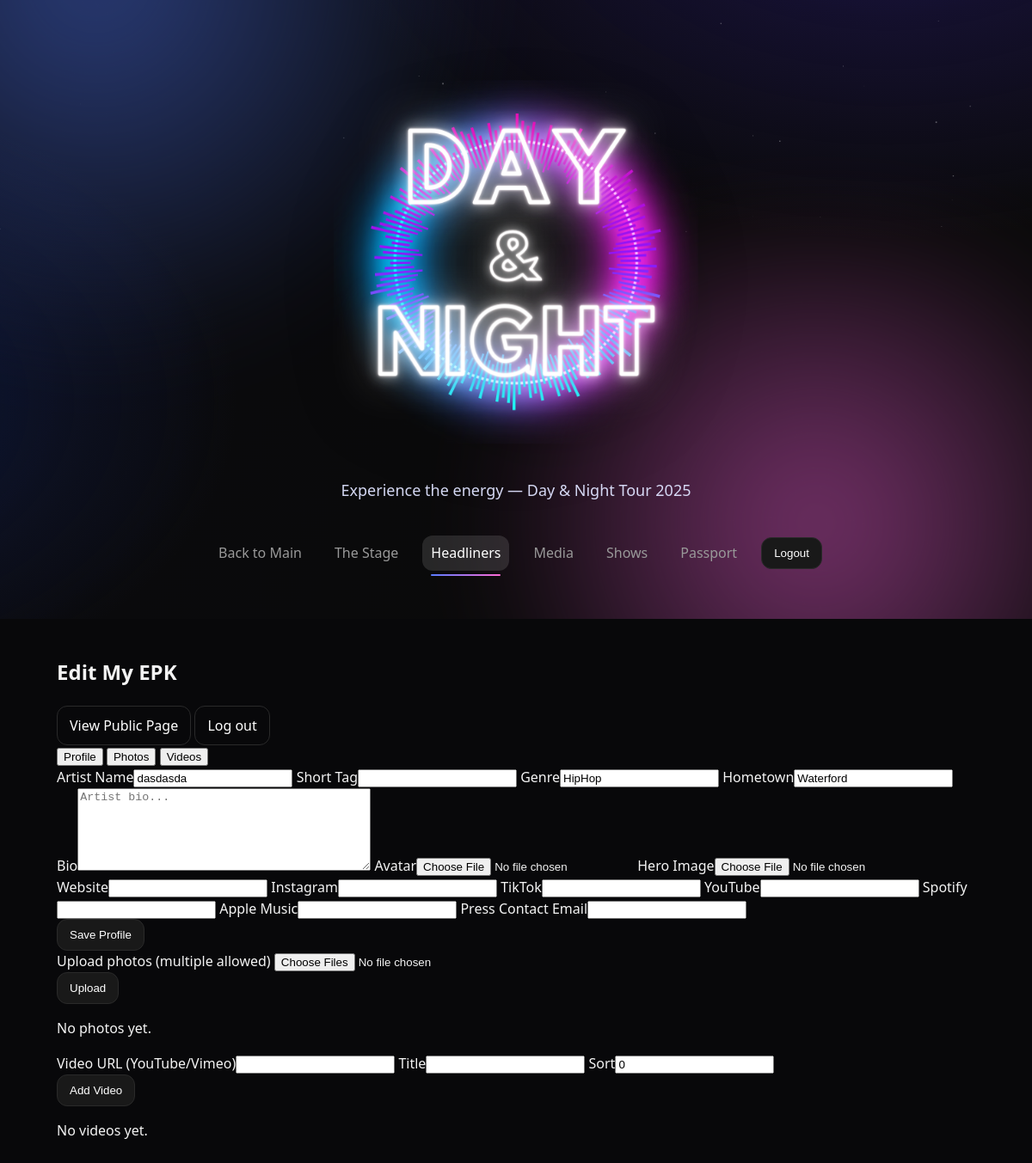
/tour/headliners/me/ (signed in), run on the app's committed database.
### pages/models.py (models this page shows, shortened)
class Artist(models.Model):
    ROLE_CHOICES = [("headliner","Headliner"),("opener","Opener"),("guest","Guest")]
    user = models.OneToOneField(
        User,
        null=True,
        blank=True,
        on_delete=models.SET_NULL,
        help_text="Headliner account that can edit this EPK.",
        related_name="artist_dashboard"
    )
    name = models.CharField(max_length=160)
    slug = models.SlugField(max_length=180, unique=True, blank=True)
    short_tag = models.CharField(max_length=40, blank=True, help_text="Short label used on the headliners grid")
    genre = models.CharField(max_length=120, blank=True)
    hometown = models.CharField(max_length=120, blank=True)
    bio = models.TextField(blank=True)
    avatar = models.ImageField(upload_to="artists/avatar/", blank=True)
    hero_image = models.ImageField(upload_to="artists/hero/", blank=True)
    is_public = models.BooleanField(default=True)
    sort = models.PositiveIntegerField(default=0)
    default_role = models.CharField(max_length=20, choices=ROLE_CHOICES, default="opener")
    website_url = models.URLField(blank=True)
    instagram_url = models.URLField(blank=True)
    tiktok_url = models.URLField(blank=True)
    youtube_url = models.URLField(blank=True)
    spotify_url = models.URLField(blank=True)
    apple_url = models.URLField(blank=True)
    contact_email = models.EmailField(blank=True)
    class Meta:
        ordering = ["sort", "name"]

### pages/views/tour.py (the view)
# urls.py: path("tour/headliners/me/", views.tour_epk_edit_self, name="tour_epk_edit_self"),
@login_required(login_url="/admin/login/")
def tour_epk_edit_self(request):
    try:
        artist = Artist.objects.get(user=request.user)
    except Artist.DoesNotExist:
        return HttpResponseForbidden("No EPK assigned to this user.")
    if request.method == "POST":
        epk_form = ArtistEPKForm(request.POST, request.FILES, instance=artist)
        vid_form = ArtistVideoForm(request.POST or None)
        photos_form = ArtistPhotoUploadForm(request.POST, request.FILES)
        ok = True
        if epk_form.is_valid():
            epk_form.save()
            messages.success(request, "Profile updated.")
        else:
            ok = False
        if vid_form.is_valid() and vid_form.cleaned_data.get("url"):
            v = vid_form.save(commit=False)
            v.artist = artist
            v.save()
            messages.success(request, "Video added.")
        elif request.POST.get("url", "").strip():
            ok = False
            messages.error(request, "Invalid video link.")
        if photos_form.is_valid():
            for f in photos_form.files.getlist("new_photos"):
                ArtistPhoto.objects.create(artist=artist, image=f)
            if photos_form.files.getlist("new_photos"):
                messages.success(request, "Photos uploaded.")
        if ok:
            return redirect("tour_epk_edit_self")
    else:
        epk_form = ArtistEPKForm(instance=artist)
        vid_form = ArtistVideoForm()
        photos_form = ArtistPhotoUploadForm()
    photos = artist.photos.all()
    videos = artist.videos.all()
    return render(request, "tour/epk_edit.html", {
        "a": artist, "epk_form": epk_form, "vid_form": vid_form, "photos_form": photos_form,
        "photos": photos, "videos": videos
    })

### pages/forms.py
class ArtistEPKForm(forms.ModelForm):
    class Meta:
        model = Artist
        fields = [
            "name","short_tag","genre","hometown","bio",
            "avatar","hero_image",
            "website_url","instagram_url","tiktok_url","youtube_url","spotify_url","apple_url",
            "contact_email",
        ]
        widgets = {
            "bio": forms.Textarea(attrs={"rows": 6, "placeholder": "Artist bio..."}),
        }

class ArtistVideoForm(forms.ModelForm):
    class Meta:
        model = ArtistVideo
        fields = ["url", "title", "sort"]

### templates/tour/epk_edit.html (shortened to what this page needs)
{% extends "tour/base_tour.html" %}{% load static %}
{% block extra_head %}
    <link rel="stylesheet" href="{% static 'css/epk.css' %}">
{% endblock  %}
{% block content %}
<section class="tour-section">
  <div class="dash-head">
    <h1>Edit My EPK</h1>
    <div class="dash-actions">
      <a class="btn ghost" href="{% url 'tour_epk_detail' slug=a.slug %}">View Public Page</a>
      <a class="btn ghost" href="{% url 'logout' %}">Log out</a>
    </div>
  </div>
  <div class="tabs" data-tabs>
    <button class="tab is-active" data-tab="profile">Profile</button>
    <button class="tab" data-tab="photos">Photos</button>
    <button class="tab" data-tab="videos">Videos</button>
  </div>
  <section class="tab-panel is-active" id="tab-profile">
    <form method="post" enctype="multipart/form-data" class="form card" novalidate>
      <div class="form-grid">
        <label class="field"><span class="label">Artist Name</span>{{ epk_form.name }}</label>
        <label class="field"><span class="label">Short Tag</span>{{ epk_form.short_tag }}</label>
        <label class="field"><span class="label">Genre</span>{{ epk_form.genre }}</label>
        <label class="field"><span class="label">Hometown</span>{{ epk_form.hometown }}</label>
        <label class="field span-2"><span class="label">Bio</span>{{ epk_form.bio }}</label>
        <label class="field"><span class="label">Avatar</span>{{ epk_form.avatar }}</label>
        <label class="field"><span class="label">Hero Image</span>{{ epk_form.hero_image }}</label>
        <label class="field"><span class="label">Website</span>{{ epk_form.website_url }}</label>
        <label class="field"><span class="label">Instagram</span>{{ epk_form.instagram_url }}</label>
        <label class="field"><span class="label">TikTok</span>{{ epk_form.tiktok_url }}</label>
        <label class="field"><span class="label">YouTube</span>{{ epk_form.youtube_url }}</label>
        <label class="field"><span class="label">Spotify</span>{{ epk_form.spotify_url }}</label>
        <label class="field"><span class="label">Apple Music</span>{{ epk_form.apple_url }}</label>
        <label class="field"><span class="label">Press Contact Email</span>{{ epk_form.contact_email }}</label>
      </div>
      <div class="form-actions">
        <button class="btn" type="submit">Save Profile</button>
      </div>
    </form>
  </section>
  <section class="tab-panel" id="tab-photos">
    <form method="post" enctype="multipart/form-data" class="form card" novalidate>
      <label class="field">
        <span class="label">Upload photos (multiple allowed)</span>
        {{ photos_form.new_photos }}
      </label>
      <div class="form-actions">
        <button class="btn" type="submit">Upload</button>
      </div>
    </form>
    {% if photos %}
      <div class="epk-photos" style="margin-top:12px">
        {% for p in photos %}
          <figure>
            <img src="{{ p.image.url }}" alt="{{ p.caption|default:a.name }}">
            <form method="post" action="{% url 'tour_photo_delete' pk=p.pk %}">
              {% csrf_token %}
              <button class="btn ghost" type="submit">Delete</button>
            </form>
          </figure>
        {% endfor %}
      </div>
    {% else %}
      <p class="card">No photos yet.</p>
    {% endif %}
  </section>
  <section class="tab-panel" id="tab-videos">
    <form method="post" class="form card" novalidate>
      <div class="form-grid">
        <label class="field span-2"><span class="label">Video URL (YouTube/Vimeo)</span>{{ vid_form.url }}</label>
        <label class="field"><span class="label">Title</span>{{ vid_form.title }}</label>
        <label class="field"><span class="label">Sort</span>{{ vid_form.sort }}</label>
      </div>
      <div class="form-actions">
        <button class="btn" type="submit">Add Video</button>
      </div>
    </form>
    {% if videos %}
      <div class="epk-videos" style="margin-top:12px">
        {% for v in videos %}
          <div class="video-embed">
            {% if v.embed_src %}
              <iframe src="{{ v.embed_src }}" loading="lazy" frameborder="0" allowfullscreen></iframe>
            {% else %}
              <a href="{{ v.url }}" target="_blank" rel="noopener">{{ v.url }}</a>
            {% endif %}
            <div class="muted">{{ v.title|default:"" }}</div>
            <form method="post" action="#">
              {% csrf_token %}
              <button class="btn ghost" type="submit">Delete</button>
            </form>
          </div>
        {% endfor %}
      </div>
    {% else %}
      <p class="card">No videos yet.</p>
    {% endif %}
  </section>
</section>
{% endblock %}

### static/css/tour_base.css (style rules this page uses)
:root { --ink:#f4f4f4; --muted:#c8c8c8; --bg:#08080a; --card:#111; --line:#2a2a2a; --brand:#5a7cff; --brand2:#ff6bd6; --glow:#83a0ff66; --navInk:#ffffff; --navInkDim:#999; }
* { box-sizing:border-box }
body.tour-body { margin:0; background:radial-gradient(1200px 600px at 15% -25%, #15204a 0%, transparent 60%), var(--bg); color:var(--ink); font-family:system-ui,Segoe UI,Roboto,Arial; line-height:1.55; -webkit-font-smoothing:antialiased; text-rendering:optimizeLegibility; overflow-x:hidden; }
.btn { display:inline-flex; align-items:center; gap:8px; padding:10px 14px; border-radius:12px; border:1px solid var(--line); background:#191919; color:#fff; text-decoration:none }
.btn.ghost { background:transparent }

### data on the page
Artist: name "dasdasda", genre "HipHop", hometown "Waterford"
